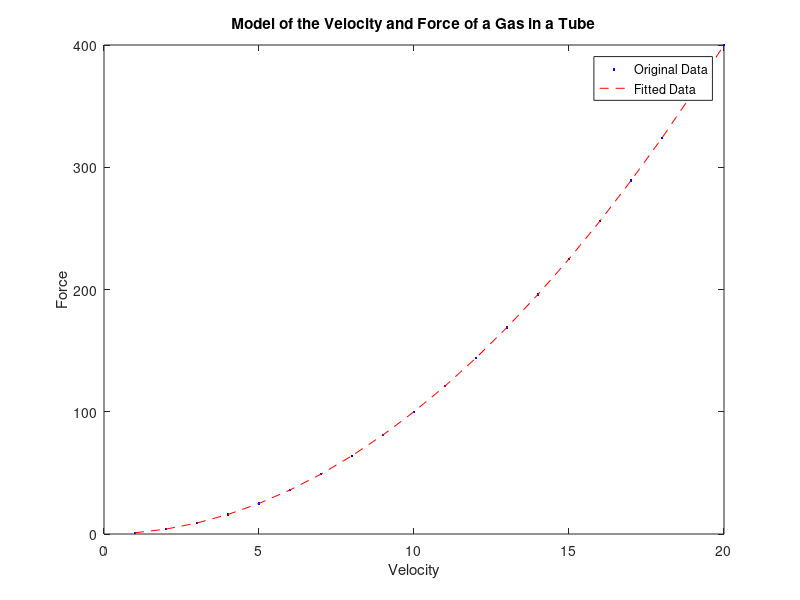

Source code (MATLAB): (Note: this script raises an error after producing the figure.)
%% Final Exam 
% Review Session in Clapp108 on Sunday 12/17 from 2pm-4pm. 
% Review packet to be handed out
% Final exam will be hekd in Allen Autorium in Ford
%   12/19 from 3:30pm to 6:30pm

%% Lecture Practice 1 - Logical Indexing
clc;
clear;
close all;

% create initial buggy year vector. It contains the yearss 1950-2016, but
% from 2000 onwards, the computer had an error to report 2000 as 1900, 2001
% as 1901, and so on.
year = [1950:1:1999, 1900:1:1916];

% use logical indexing to sort out the buggy years
good_years = year(year>=1950);

% use logical indexing to make a buggy vector
bug_years = year(year<=1916);

% correct the list
corrected_list = [good_years, bug_years+100];

%% Lecture Practice 2 - Curve Fitting
clc;
clear;
close all;

% create test data
v_meas = 1:20;
F_meas = v_meas.^2;

% F = Apv^2
% polyfit generates coefs, polyval evaluates the x
fit_coef = polyfit(v_meas, F_meas, 2);
F_fit = polyval(fit_coef, v_meas);

% plot the original and fitted data on the same graph with labels
plot(v_meas, F_meas, '.b'); hold on
plot(v_meas, F_fit, '--r'); hold off
title("Model of the Velocity and Force of a Gas in a Tube")
xlabel("Velocity")
ylabel("Force")
legend("Original Data","Fitted Data")

%% Lecture Practice 3 - Files and Strings
clc;
clear;
close all;

% open the file for reading
infile = fopen('book.txt','r');

% initialize counter variables
less = 0;
fours = 0;
more = 0;

% get input phrase
for k = 1:43
    In{k} = fscanf(infile, '%s', 1);
end
fclose(infile);

% compare lengths. idx should be a logical vector that contains a 1 where a
% word is not equal to 4 ltters long, and a 0 when it is exactly 4 letters
% long
idx = zeros([1,length(In)]);
for i = 1:length(In)
    if strlength(In{i}) < 4
        less = less + 1;
        idx(i) = 1;
    elseif strlength(In{i}) == 4
        fours = fours + 1;
        idx(i) = 0;
    else
        more = more + 1;
        idx(i) = 1;
    end
end
fprintf('Analysis Results:\n\tFour: %i\n\tLess: %i\n\tMore: %i\n',fours, less, more)

% pull out words equal to 4 letters
Out = In(idx == 1);

% create a new file that contains the bok wiht words that are not 4 letters
% long
outfile = fopen('Smallbook.txt', 'w');
for k = 1:length(Out)
    fprintf(outfile, '%s ', Out{k});
end
fclose(outfile);
